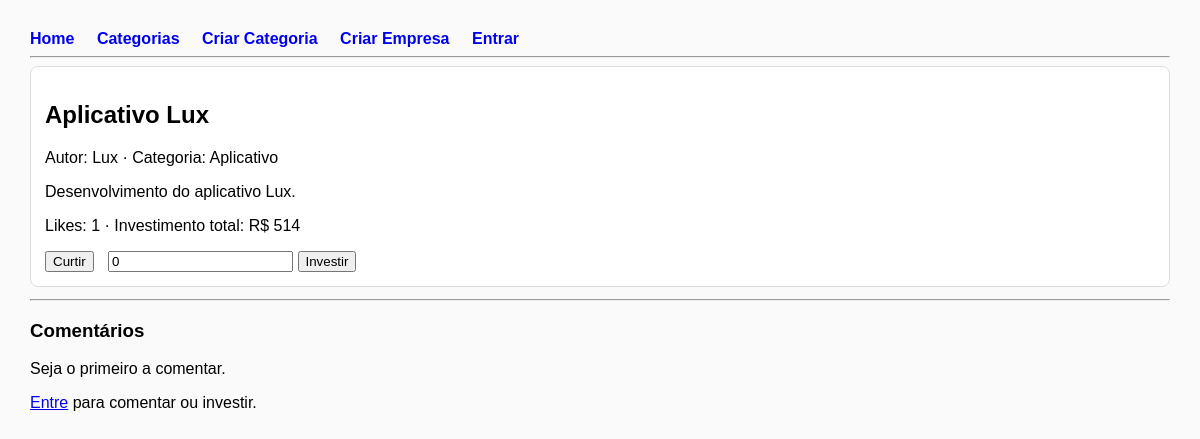
/post/6, run on the app's committed database.
### app.py (models this page shows)
class Post(db.Model):
    id = db.Column(db.Integer, primary_key=True)
    title = db.Column(db.String(200), nullable=False)
    content = db.Column(db.Text)
    created_at = db.Column(db.DateTime, default=datetime.utcnow)
    likes = db.Column(db.Integer, default=0)
    investment = db.Column(db.Integer, default=0)
    score = db.Column(db.Float, default=0)
    company_id = db.Column(db.Integer, db.ForeignKey("company.id"), nullable=False)
    category_id = db.Column(
        db.Integer,
        db.ForeignKey("category.id", ondelete="CASCADE"),
        nullable=False
    )
    comments = db.relationship(
        "Comment",
        backref="post",
        lazy=True,
        cascade="all, delete-orphan"
    )
    investment_history = db.relationship(
        "InvestmentHistory",
        backref="post",
        lazy=True,
        cascade="all, delete-orphan"
    )
    company = db.relationship("Company", backref="posts")

class Company(db.Model):
    id = db.Column(db.Integer, primary_key=True)
    name = db.Column(db.String(140), nullable=False, unique=True)
    bio = db.Column(db.Text)
    website = db.Column(db.String(250))
    password = db.Column(db.String(200), nullable=False)
    created_at = db.Column(db.DateTime, default=datetime.utcnow)
    category_id = db.Column(db.Integer, db.ForeignKey("category.id"), nullable=True)
    comments = db.relationship("Comment", backref="author", lazy=True)
    investments_made = db.relationship("InvestmentHistory", backref="investor", lazy=True, foreign_keys='InvestmentHistory.company_id')
    messages_sent = db.relationship("Message", backref="sender", lazy=True, foreign_keys='Message.sender_id')
    messages_received = db.relationship("Message", backref="receiver", lazy=True, foreign_keys='Message.receiver_id')

class Category(db.Model):
    id = db.Column(db.Integer, primary_key=True)
    name = db.Column(db.String(120), unique=True, nullable=False)
    description = db.Column(db.String(300))
    created_at = db.Column(db.DateTime, default=datetime.utcnow)
    companies = db.relationship("Company", backref="category", lazy=True)
    posts = db.relationship(
        "Post",
        backref="category",
        cascade="all, delete-orphan",
        passive_deletes=True
    )

### app.py (the view, shortened to what this page needs)
@app.route("/post/<int:post_id>", methods=["GET", "POST"])
def post_view(post_id):
    post = Post.query.get_or_404(post_id)
    likes_count = PostLike.query.filter_by(post_id=post.id).count()
    investment_total = db.session.query(db.func.sum(InvestmentHistory.amount)).filter_by(post_id=post.id).scalar() or 0
    return render_template("post_view.html", post=post, likes_count=likes_count, investment_total=investment_total)

### templates/post_view.html (shortened to what this page needs)
{% extends "base.html" %}
{% block content %}
<div class="card">
  <h2>{{ post.title }}</h2>
  <p>Autor: {{ post.company.name }} · Categoria: {{ post.category.name }}</p>
  <p>{{ post.content }}</p>
  <p>Likes: {{ likes_count }} · Investimento total: R$ {{ investment_total }}</p>
  <form method="POST" style="display:inline">
    <button type="submit" name="like" value="1">Curtir</button>
  </form>
  <form method="POST" style="display:inline; margin-left:10px">
    <input name="invest" type="number" min="0" value="0">
    <button type="submit" name="invest" value="1">Investir</button>
  </form>
</div>
<hr>
<h3>Comentários</h3>
{% for c in post.comments %}
  <div class="card">
    <p><strong>{{ c.author.name }}</strong> · {{ c.created_at.strftime('%d/%m/%Y %H:%M') }}</p>
    <p>{{ c.content }}</p>
    {% if session.get("company_id") %}
      {% set logged_name = session.get("name") %}
      {% if logged_name == "Lux" or session["company_id"] == c.company_id %}
        <form action="{{ url_for('delete_comment', comment_id=c.id) }}" method="POST" style="display:inline;">
          <button type="submit" style="background:red; color:white; cursor:pointer;">Apagar</button>
        </form>
      {% endif %}
    {% endif %}
  </div>
{% else %}
  <p>Seja o primeiro a comentar.</p>
{% endfor %}
{% if session.get("company_id") %}
  <h4>Adicionar comentário</h4>
  <form method="POST">
    <textarea name="comment" rows="3" required></textarea><br>
    <button type="submit">Comentar</button>
  </form>
{% else %}
  <p><a href="/login">Entre</a> para comentar ou investir.</p>
{% endif %}
{% endblock %}

### templates/base.html (style rules this page uses)
body { font-family: Arial, sans-serif; margin: 30px; background:#fafafa }
.card { background:#fff; padding:14px; border-radius:8px; border:1px solid #ddd; margin-bottom:12px }

### data on the page
Post: title "Aplicativo Lux", content "Desenvolvimento do aplicativo Lux."
Company: company.name "Lux"
Category: category.name "Aplicativo"

### other printed values
{{ likes_count }} "1"
{{ investment_total }} "514"
